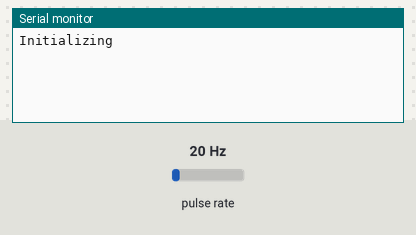
This sketch was run on a simulated ESP8266 (NodeMCU). Shown: the last lines printed to the serial monitor. Wiring (inferred from the names in the program): pulse sensor: data GPIO 5. The test bench sets the inputs (shaded band); at power-on: pulse rate 20 Hz.

Above: at 1.2 s.
1.3 s: pulse rate (sensor on GPIO 5) set to 50 Hz
At 2.1 s:
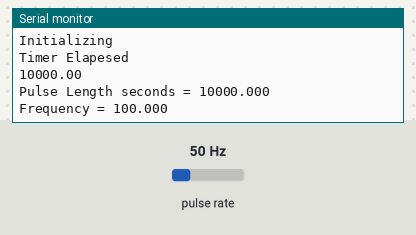
3.0 s: pulse rate (sensor on GPIO 5) set to 100 Hz
At 3.8 s:
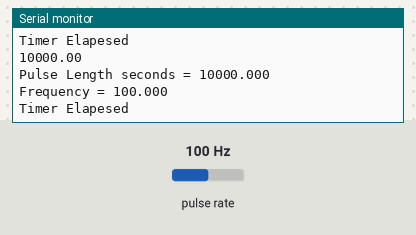
Timing chart, 0 to 6.0 s (numbered marks = the images above; inputs shaded):
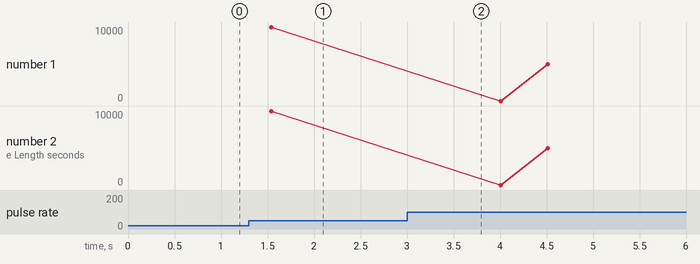

Measured:
- after the input at 1.3 s, the serial monitor: prints a new line after 0.24 s (image 1)
- plotted number 1: 10000 → 5000 after the input at 3.0 s
- plotted number 2: 10000 → 5000 after the input at 3.0 s

The sketch:

Distilation_Freq.ino
```cpp
/**************************************************************************
Distilation Frequency
This sketch uses software timer1 to calculated the output frequency of on a GPIO
Displays on Serial monitor
 **************************************************************************/

/**************************************************************************
 *                                  Defines
 **************************************************************************/
extern "C"
{
  #include "user_interface.h"
}

#define stdio.h
#define types.h

/**************************************************************************
 *                                  Constants
 **************************************************************************/
#define NUM_US_PER_SEC (1000000)
#define TIMER_MS (1500) // interrupt timer of 2ms kills wifi Connection
#define PULSE_IN_TIMEOUT_US (1*NUM_US_PER_SEC) // numMs used to calculate frequency
#define FREQUENCY_INPUT_PIN (5)
#define LED_PIN (2) //Green=12 blue = 13
/**************************************************************************
 *                                  Variables
 **************************************************************************/
os_timer_t frequencyTimer;
bool frequencyAvailable;
float pulseDuration;
float calculatedFrequency;
bool pinValue;
/**************************************************************************
 *                                  Setup
 **************************************************************************/

void setup()
{
 Serial.begin(115200);
 delay(10);
 Serial.println("Initializing");
 frequencyAvailable = false;
 calculatedFrequency = 0;
 TimerSetup();
 pinMode(FREQUENCY_INPUT_PIN, INPUT);
 //WifiSetup();
}

void CalculateFrequency(void *pArg)
{
  Serial.println("Timer Elapesed");
  pulseDuration = pulseIn(FREQUENCY_INPUT_PIN, HIGH); //TODO: add time out?
  Serial.println(pulseDuration);
  Serial.printf("Pulse Length seconds = %.3f \r\n", pulseDuration);
  if(pulseDuration && frequencyAvailable == false)
  {
    calculatedFrequency = NUM_US_PER_SEC/pulseDuration;
    frequencyAvailable = true;
  }
  else
  {
    Serial.println("PulseIn timed out");
  }
}

void TimerSetup(void)
{
  bool timerRepeat = true;
  os_timer_setfn(&frequencyTimer, CalculateFrequency, NULL);
  os_timer_arm(&frequencyTimer,TIMER_MS, timerRepeat);
}

void WifiSetup(void)
{
/*
  const char* ssid ="ubcvisitor";
  const char* password ="";

  const char* host = "192.168.0.153";
  const char* streamId   = "....................";
  const char* privateKey = "....................";
 */
}

/**************************************************************************
 *                                  Main
 **************************************************************************/
void loop()
{

  if(frequencyAvailable)
  {
    Serial.printf("Frequency = %.3f \r\n", calculatedFrequency);
    frequencyAvailable = false;
    //send frequency out via WiFi
  }

}
```
